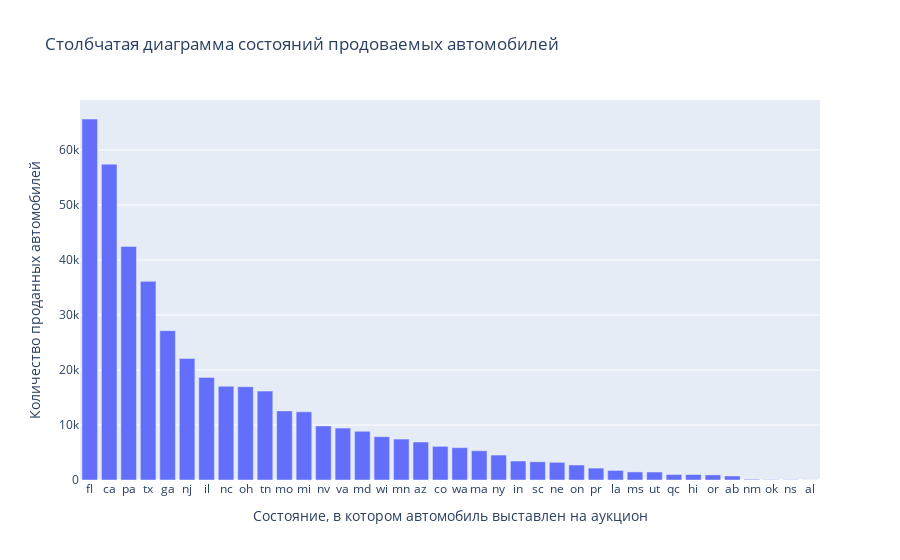

The cell this chart's notebook holds for it:
### Markdown cell above
#### Cостояние, в котором автомобиль выставлен на аукцион `'state'`

### Code cell
bar_chart = go.Bar(
    x=df_train_research.state.value_counts().index,
    y=df_train_research.state.value_counts().values
    )
layout = go.Layout(
    title='Столбчатая диаграмма состояний продоваемых автомобилей',
    xaxis=dict(title='Cостояние, в котором автомобиль выставлен на аукцион'),
    yaxis=dict(title='Количество проданных автомобилей'),
    )
fig = go.Figure(data=[bar_chart], layout=layout)
fig.show()

### Figure 1 — Plotly figure (JSON) as saved in the notebook; plotly's stock layout.template omitted (floating-point values rounded to 4 significant figures)
{"data": [{"type": "bar", "x": ["fl", "ca", "pa", "tx", "ga", "nj", "il", "nc", "oh", "tn", "mo", "mi", "nv", "va", "md", "wi", "mn", "az", "co", "wa", "ma", "ny", "in", "sc", "ne", "on", "pr", "la", "ms", "ut", "qc", "hi", "or", "ab", "nm", "ok", "ns", "al"], "y": [65618, 57407, 42462, 36104, 27141, 22102, 18651, 17051, 16959, 16156, 12563, 12393, 9830, 9444, 8858, 7866, 7436, 6903, 6118, 5883, 5323, 4533, 3453, 3315, 3213, 2722, 2162, 1741, 1468, 1451, 1000, 992, 928, 729, 130, 60, 52, 19]}], "layout": {"title": {"text": "Столбчатая диаграмма состояний продоваемых автомобилей"}, "xaxis": {"title": {"text": "Cостояние, в котором автомобиль выставлен на аукцион"}}, "yaxis": {"title": {"text": "Количество проданных автомобилей"}}}}
